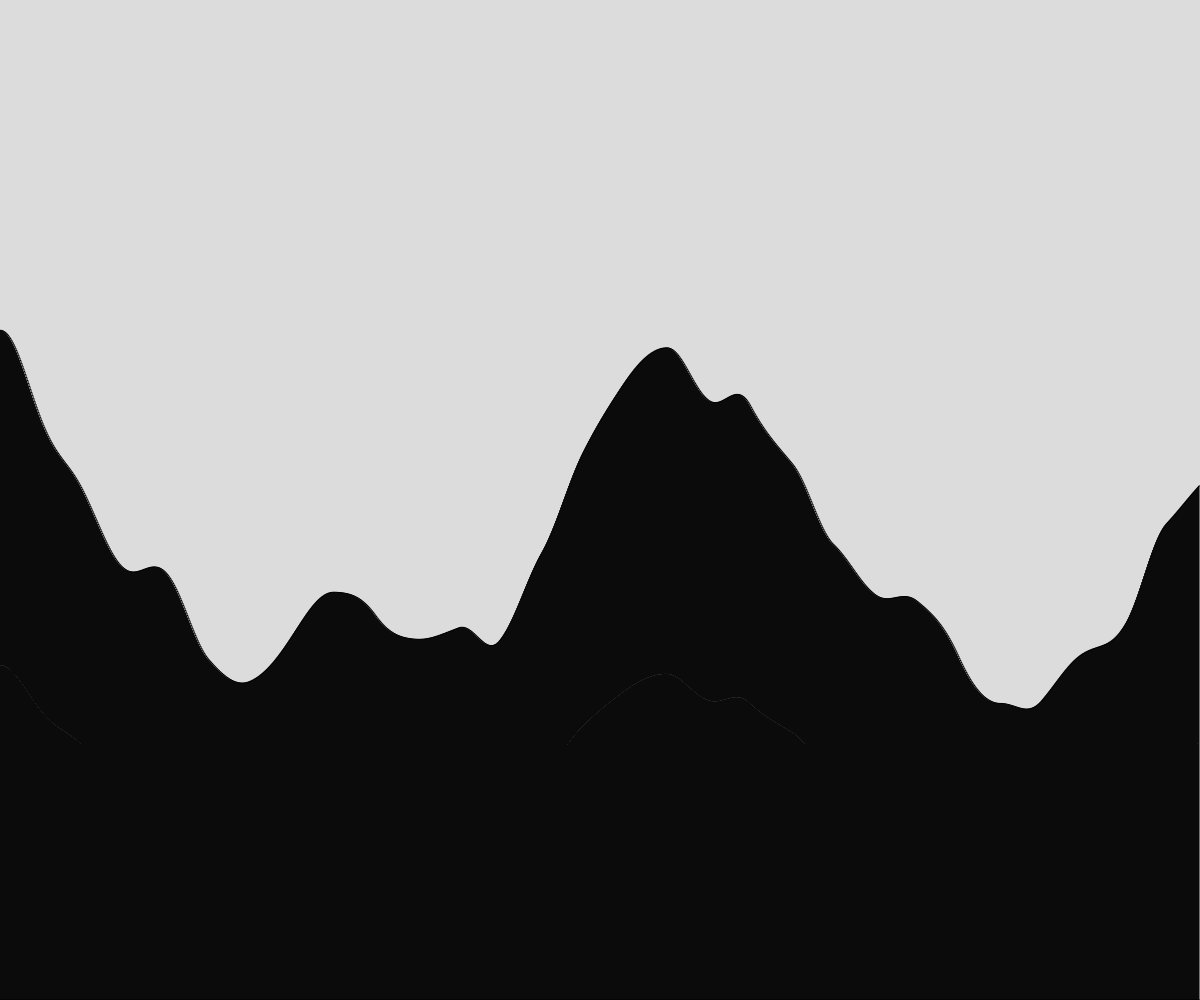
Frame 1 (no input)
Frame 60 (no input): identical to frame 1, image omitted
Frame 120 (the mouse pressed at the canvas centre since frame 60): identical to frame 1, image omitted

The p5.js sketch that drew this single still picture (run headless with seeded random() and noise() and a simulated clock; from frame 60 on, the mouse is pressed at the canvas centre):

// p5.js sketch
// ── sketch.js
// terrain gen and perlin noise
// March 14, 2023

let terrain = [];
let xOff = 0;

function setup() {
  createCanvas(windowWidth, windowHeight);
  spawnRectangles();
}

function draw() {
  background(220);
  moveScreen();
  terrainDisplay();
  
}

function moveScreen() {
  if (keyIsDown(RIGHT_ARROW)) {
    xOff+= 5;
  }
  if (keyIsDown(LEFT_ARROW) && xOff > 0) {
    xOff-= 5;
  }
}

function terrainDisplay() {
  for (let i = xOff; i< xOff + width; i++) {
    rect(i - xOff, height - terrain[i].height, 1, terrain[i].height);
  }
}

function spawnRectangles() {
  let time = 0;
  for (let x = 0; x < width * 100; x++) {
    let terrainHeight = noise(time) * height;
    let thisRect = {
      x: x,
      height: terrainHeight,
    };
    terrain.push(thisRect);
    time += 0.003;
  }
}
